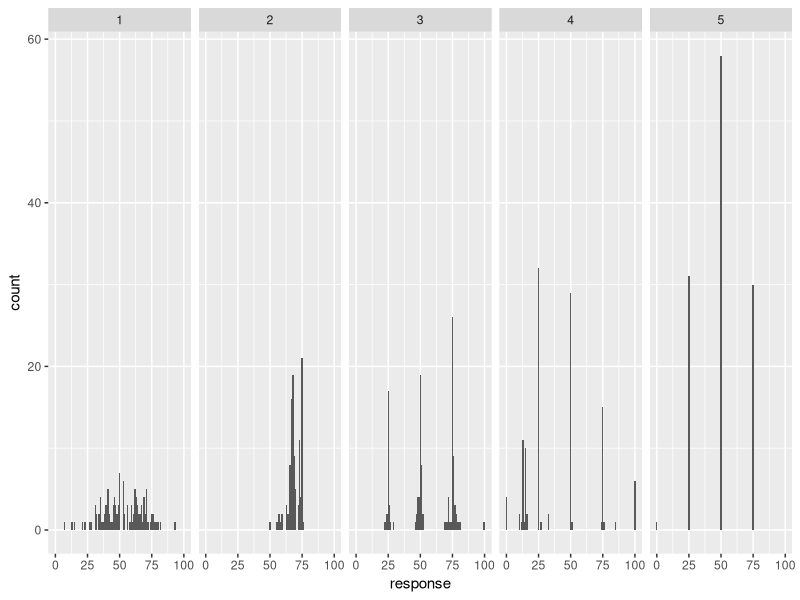
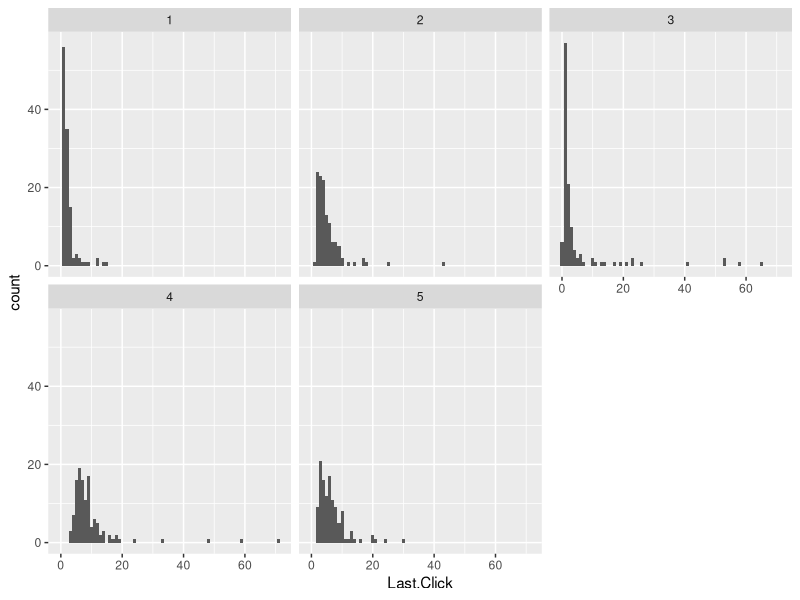
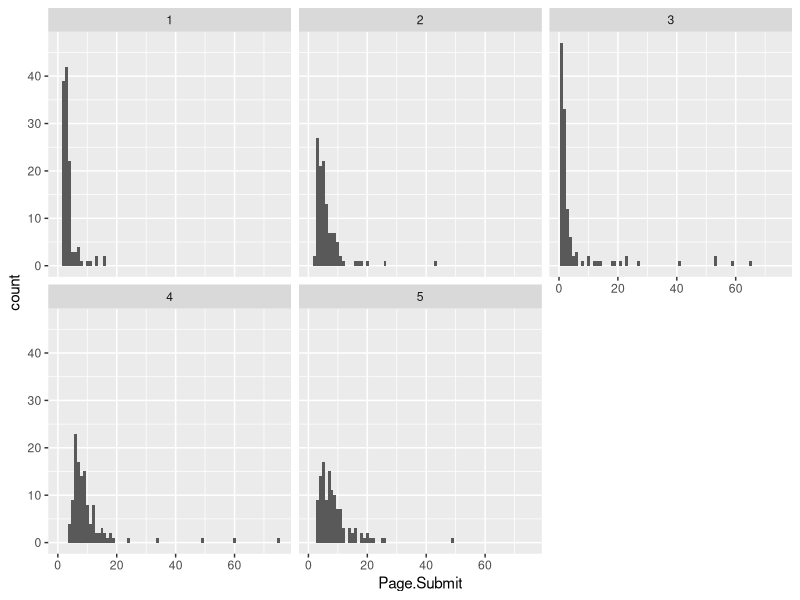
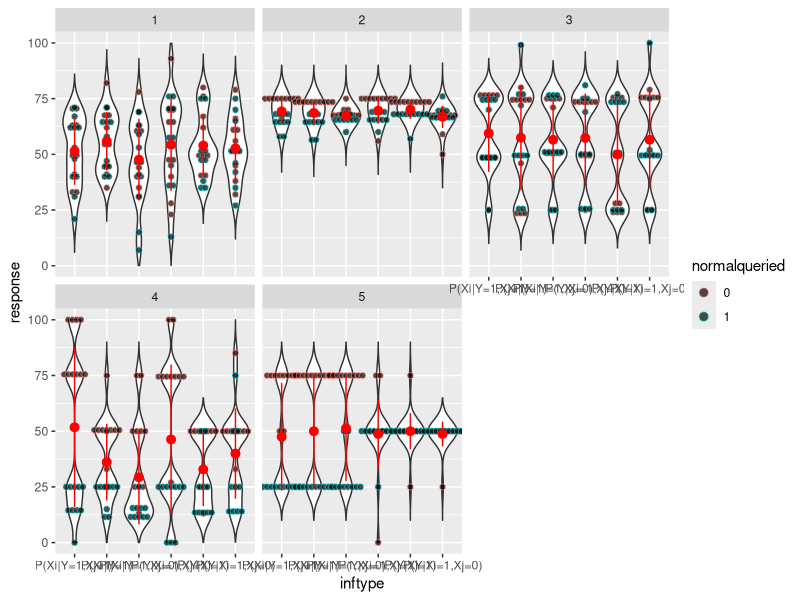
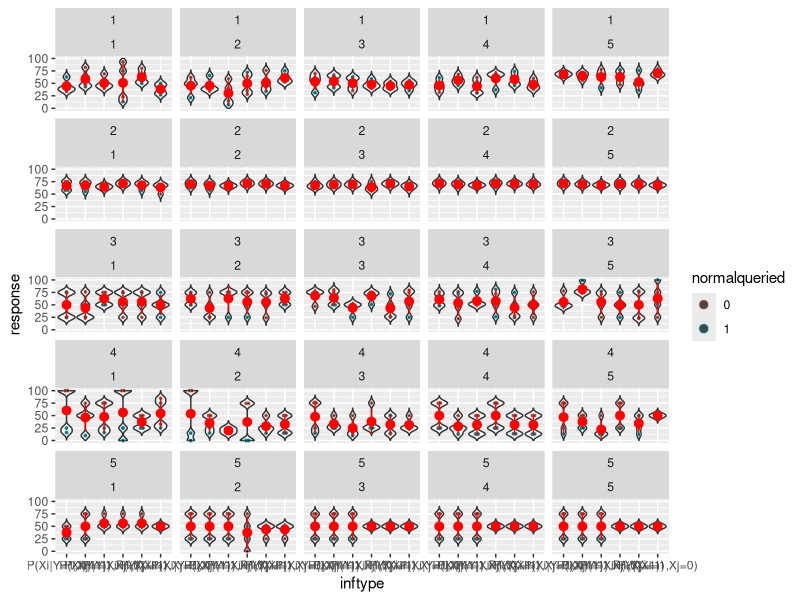

These charts were generated, in order, by the following R code:
#import and preprocess data pilot 1
require(ggplot2)
require(tidyr)

setwd(dirname(rstudioapi::getActiveDocumentContext()$path))

dat <- read.csv('datapilot1.csv')
dat <- dat[-c(1,2,3,4,5),] #rows 1-5 is other stuff and previews!!
dat$participant <- seq(1, dim(dat)[1])
oldcolnames <- names(dat)

#gather data on presentation order of inferences and blocks
ppvars <- c("ProlificID","participant", "Q_TotalDuration", "EndDate","FL_12_DO", "Domain1economicsinferences_DO", "Domain2biologyinferences_DO", "Domain3astronomyinferences_DO", "Domain4meteorologyinferences_DO","Domain5sociologyinferences_DO")
ppdat <- dat[, ppvars]

#gather data on participant level, ie duration, attention checks, ID
aqvars <- grep("d[1-5]aq", oldcolnames, value=T)
aqvars <- aqvars[!grepl("Click", aqvars)]
aqvars
aqdat <- dat[,c("ProlificID","participant", "Q_TotalDuration", "EndDate",aqvars)]
View(aqdat) #pp3 had most aqs wrong

#gather data on inference level
trialvarnames <- grep("_1$", oldcolnames, value=T) #names of columns with responses
trialdat <- dat[,c("ProlificID", "participant", trialvarnames)]
colnames(trialdat)<-sub("_1", "", colnames(trialdat))
datlong <- pivot_longer(trialdat, cols=sub("_1", "", trialvarnames))
datlong$domain <- sub("q..|q.","", datlong$name)
datlong$inf <- sub("d.","",datlong$name)
datlong$response <- as.numeric(as.character(datlong$value))

trialtimernames <- grep("^d.t", oldcolnames, value=T) #names of columns with the timers for the inferenes
trialtimernames <- c(trialtimernames, grep("^d124", oldcolnames, value=T)) #timer d1t24 was wrongly name d124 in qualtrics, so added here
trialtimerdat <- dat[,c("ProlificID", trialtimernames)]
trialtimerdat[,-1] <- as.data.frame(sapply(trialtimerdat[,-1], function(x) as.numeric(as.character(x)))) #change vars into numeric

#loop to add timer data to judgement data and to add index variables
datlong$First.Click <- NA
datlong$Last.Click <- NA
datlong$Page.Submit <- NA
datlong$Click.Count <- NA
datlong$inforder <- NA #var for when the inference was presented in block
timervarstoadd <- c("First.Click", "Last.Click", "Page.Submit", "Click.Count")
for (pp in ppdat$ProlificID){
  for (dom in grep("^Domain", colnames(ppdat), value=T)){
    orderinfs <- unlist(strsplit(toString(ppdat[ppdat$ProlificID==pp,dom]), "[|]"))
    for (i in seq(1,47,2)){
      timer <- orderinfs[i]
      timer <- paste0(timer, "_")
      inference <- orderinfs[i+1]
      datlong[datlong$ProlificID==pp&datlong$name==inference,timervarstoadd] <- trialtimerdat[trialtimerdat$ProlificID==pp,grep(timer, colnames(trialtimerdat), value=T)]
      datlong[datlong$ProlificID==pp&datlong$name==inference,'inforder'] <- (i+1)/2
    }
  }
}


datlong$blockindex <- NA #var indexing order of domains
dommatch <- matrix(c("d1","d2","d3","d4","d5","FL_21", "FL_43", "FL_44", "FL_27", "FL_28"), nrow=2, byrow=T)
for (pp in ppdat$ProlificID){
  orderblocks <- unlist(strsplit(toString(ppdat[ppdat$ProlificID==pp,"FL_12_DO"]), "[|]"))
  for (blockind in  seq(1:5)){
    curblock <- orderblocks[blockind]
    curblock <- dommatch[1,which(dommatch[2,]==curblock)]
    datlong[datlong$ProlificID==pp&datlong$domain==curblock, "blockindex"] <- blockind
  }
}
datlong$trialindex <- datlong$inforder + (datlong$blockindex-1)*24  #var indexing order of all trials
# we have 6 inferencetypes
# each type occurs 4 times in each block, repitition due to asking for normal value and by switching X1 with X2
# normative answers calculated using joint.cgm.generic3 with ms['Y', 'X1'] = ms['Y','X2'] = .75 and bs = c (.2, .5, .2). (which aligns with instructions)
# non diagnostic:
#   1:P(Xi|Y=1,Xj=1) infs: 1,4,7,10, norm ans: 0.8
#   2:P(Xi|Y=1,Xj=?) infs: 2,5,8,11, norm ans: 0.8
#   3:(Xi|Y=1,Xj=0) infs: 3,6,9,12, norm ans: 0.8
# diagnostic:
#   4:P(Y|Xi=1,Xj=1) infs: 13,16,19,22, norm ans: 0.9411765 
#   5:P(Y|Xi=1,Xj=?) infs: 14,17,20,23, norm ans: 0.8
#   6:P(Y|Xi=1,Xj=0) infs: 15,18,21,24, norm ans: 0.5
datlong$inftype <- NA
datlong$inftype[which(datlong$inf %in% c("q1","q4","q7","q10"))] <- 1
datlong$inftype[which(datlong$inf %in% c("q2","q5","q8","q11"))] <- 2
datlong$inftype[which(datlong$inf %in% c("q3","q6","q9","q12"))] <- 3
datlong$inftype[which(datlong$inf %in% c("q13","q16","q19","q22"))] <- 4
datlong$inftype[which(datlong$inf %in% c("q14","q17","q20","q23"))] <- 5
datlong$inftype[which(datlong$inf %in% c("q15","q18","q21","q24"))] <- 6
datlong$inftype <- factor(datlong$inftype,
                                  levels = c(1,2,3,4,5,6),
                                  labels = c("P(Xi|Y=1,Xj=1)", "P(Xi|Y=1)", "P(Xi|Y=1,Xj=0)", "P(Y|Xi=1,Xj=1)", "P(Y|Xi=1)", "P(Y|Xi=1,Xj=0)"))

#variables for which the normal value is queried: 4-6, 10-12, 16-18, 22-24
datlong$normalqueried <- 0
datlong$normalqueried[which(datlong$inf %in% c("q4","q5","q6","q10","q11","q12","q16","q17","q18","q22","q23","q24"))] <- 1
datlong$normalqueried <- as.factor(datlong$normalqueried)

#response variable where normalqueried inferences are flipped around midpoint 50% (ie using P(x=1)=1-P(x=0))
datlong$respflip <- NA
datlong$respflip <- datlong$response
datlong$respflip[which(datlong$normalqueried==1)]<- 100-datlong$response[which(datlong$normalqueried==1)]

#variable indicating flipped normative answer (answers for normal queried inferences are flipped around midpoint 50%)
datlong$normflip <- NA
datlong$normflip[which(datlong$inf %in% c("q1","q4","q7","q10","q2","q5","q8","q11","q3","q6","q9","q12"))] <- 80
datlong$normflip[which(datlong$inf %in% c("q13","q16","q19","q22"))] <- 94
datlong$normflip[which(datlong$inf %in% c("q14","q17","q20","q23"))] <- 80
datlong$normflip[which(datlong$inf %in% c("q15","q18","q21","q24"))] <- 50

#variable indicating normative answer
datlong$normresp <- NA
datlong$normresp <- datlong$normflip
datlong$normresp[which(datlong$normalqueried==1)]<- 100-datlong$normflip[which(datlong$normalqueried==1)]



################# Plots


ggplot(datlong)+ 
  geom_histogram(aes(x=response), binwidth=1)+
  facet_wrap(facets=vars(participant), nrow=1)

#first and third participant also seem to have responded after waiting quite a period
ggplot(datlong)+ 
  geom_histogram(aes(x=Last.Click), binwidth=1)+
  facet_wrap(facets=vars(participant))

ggplot(datlong)+ 
  geom_histogram(aes(x=Page.Submit), binwidth=1)+
  facet_wrap(facets=vars(participant))

# response distributions per pp and inftype
ggplot(datlong, aes(x=inftype, y=response))+
  geom_violin(trim=F, scale="area", bw=5)+
  geom_dotplot(aes(color=normalqueried),
               binaxis='y', stackdir='center',
               stackratio=0.7, dotsize=0.8, alpha=.7)+
  stat_summary(fun.data=mean_sdl, fun.args = list(mult=1), 
               geom="pointrange", color="red")+
  ylim(c(0,100))+
  facet_wrap(facets=vars(participant), nrow=2)


# response distributions per pp, blockindex, and inftype
ggplot(datlong, aes(x=inftype, y=response))+
  geom_violin(trim=F, scale="area", bw=5)+
  geom_dotplot(aes(color=normalqueried),
               binaxis='y', stackdir='center',
               stackratio=0.7, dotsize=2, alpha=.7)+
  stat_summary(fun.data=mean_sdl, fun.args = list(mult=1), 
               geom="pointrange", color="red")+
  ylim(c(0,100))+
  facet_wrap(facets=vars(participant, blockindex), nrow=5)
